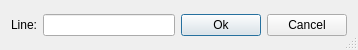
<?xml version="1.0" encoding="UTF-8"?>
<ui version="4.0">
 <class>GotoLineDialog</class>
 <widget class="QDialog" name="GotoLineDialog">
  <property name="geometry">
   <rect>
    <x>0</x>
    <y>0</y>
    <width>358</width>
    <height>50</height>
   </rect>
  </property>
  <property name="sizePolicy">
   <sizepolicy hsizetype="Preferred" vsizetype="Preferred">
    <horstretch>0</horstretch>
    <verstretch>0</verstretch>
   </sizepolicy>
  </property>
  <property name="windowTitle">
   <string>Goto line</string>
  </property>
  <property name="sizeGripEnabled">
   <bool>true</bool>
  </property>
  <layout class="QHBoxLayout" name="horizontalLayout">
   <item>
    <widget class="QLabel" name="labelLine">
     <property name="text">
      <string>Line:</string>
     </property>
    </widget>
   </item>
   <item>
    <widget class="QLineEdit" name="editLine"/>
   </item>
   <item>
    <widget class="QPushButton" name="buttonOk">
     <property name="text">
      <string>Ok</string>
     </property>
    </widget>
   </item>
   <item>
    <widget class="QPushButton" name="buttonCancel">
     <property name="text">
      <string>Cancel</string>
     </property>
    </widget>
   </item>
  </layout>
 </widget>
 <resources/>
 <connections>
  <connection>
   <sender>buttonCancel</sender>
   <signal>clicked()</signal>
   <receiver>GotoLineDialog</receiver>
   <slot>reject()</slot>
   <hints>
    <hint type="sourcelabel">
     <x>300</x>
     <y>24</y>
    </hint>
    <hint type="destinationlabel">
     <x>178</x>
     <y>24</y>
    </hint>
   </hints>
  </connection>
  <connection>
   <sender>buttonOk</sender>
   <signal>clicked()</signal>
   <receiver>GotoLineDialog</receiver>
   <slot>accept()</slot>
   <hints>
    <hint type="sourcelabel">
     <x>200</x>
     <y>24</y>
    </hint>
    <hint type="destinationlabel">
     <x>178</x>
     <y>24</y>
    </hint>
   </hints>
  </connection>
 </connections>
</ui>
